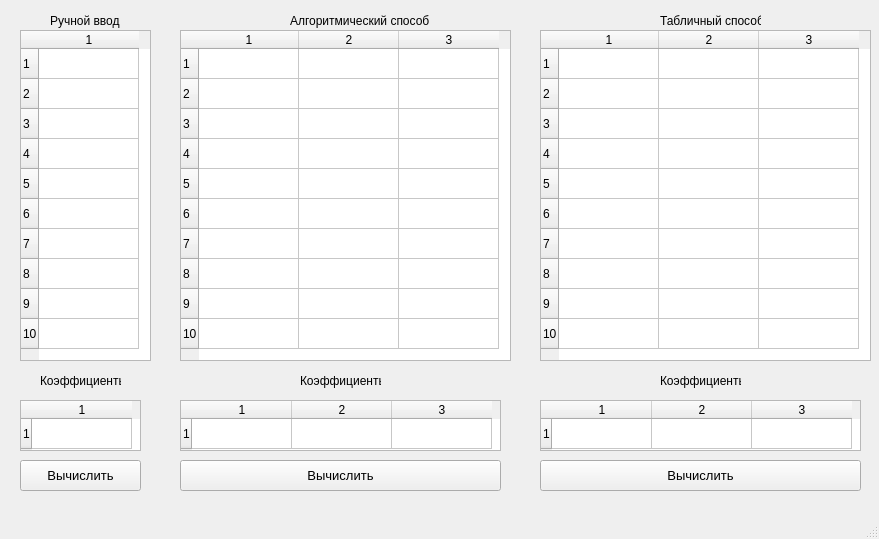
<?xml version="1.0" encoding="UTF-8"?>
<ui version="4.0">
 <class>MainWindow</class>
 <widget class="QMainWindow" name="MainWindow">
  <property name="geometry">
   <rect>
    <x>0</x>
    <y>0</y>
    <width>879</width>
    <height>539</height>
   </rect>
  </property>
  <property name="windowTitle">
   <string>Лабораторная работа #3</string>
  </property>
  <widget class="QWidget" name="centralwidget">
   <widget class="QPushButton" name="but1">
    <property name="geometry">
     <rect>
      <x>20</x>
      <y>460</y>
      <width>121</width>
      <height>31</height>
     </rect>
    </property>
    <property name="font">
     <font>
      <pointsize>10</pointsize>
     </font>
    </property>
    <property name="text">
     <string>Вычислить</string>
    </property>
   </widget>
   <widget class="QTableWidget" name="table1">
    <property name="geometry">
     <rect>
      <x>20</x>
      <y>30</y>
      <width>131</width>
      <height>331</height>
     </rect>
    </property>
    <property name="rowCount">
     <number>10</number>
    </property>
    <property name="columnCount">
     <number>1</number>
    </property>
    <row/>
    <row/>
    <row/>
    <row/>
    <row/>
    <row/>
    <row/>
    <row/>
    <row/>
    <row/>
    <column/>
   </widget>
   <widget class="QTableWidget" name="table2">
    <property name="geometry">
     <rect>
      <x>180</x>
      <y>30</y>
      <width>331</width>
      <height>331</height>
     </rect>
    </property>
    <property name="rowCount">
     <number>10</number>
    </property>
    <property name="columnCount">
     <number>3</number>
    </property>
    <row/>
    <row/>
    <row/>
    <row/>
    <row/>
    <row/>
    <row/>
    <row/>
    <row/>
    <row/>
    <column/>
    <column/>
    <column/>
   </widget>
   <widget class="QTableWidget" name="table3">
    <property name="geometry">
     <rect>
      <x>540</x>
      <y>30</y>
      <width>331</width>
      <height>331</height>
     </rect>
    </property>
    <property name="rowCount">
     <number>10</number>
    </property>
    <property name="columnCount">
     <number>3</number>
    </property>
    <row/>
    <row/>
    <row/>
    <row/>
    <row/>
    <row/>
    <row/>
    <row/>
    <row/>
    <row/>
    <column/>
    <column/>
    <column/>
   </widget>
   <widget class="QTableWidget" name="coef1">
    <property name="geometry">
     <rect>
      <x>20</x>
      <y>400</y>
      <width>121</width>
      <height>51</height>
     </rect>
    </property>
    <property name="rowCount">
     <number>1</number>
    </property>
    <property name="columnCount">
     <number>1</number>
    </property>
    <row/>
    <column/>
   </widget>
   <widget class="QPushButton" name="but2">
    <property name="geometry">
     <rect>
      <x>180</x>
      <y>460</y>
      <width>321</width>
      <height>31</height>
     </rect>
    </property>
    <property name="font">
     <font>
      <pointsize>10</pointsize>
     </font>
    </property>
    <property name="text">
     <string>Вычислить</string>
    </property>
   </widget>
   <widget class="QTableWidget" name="coef2">
    <property name="geometry">
     <rect>
      <x>180</x>
      <y>400</y>
      <width>321</width>
      <height>51</height>
     </rect>
    </property>
    <property name="rowCount">
     <number>1</number>
    </property>
    <property name="columnCount">
     <number>3</number>
    </property>
    <row/>
    <column/>
    <column/>
    <column/>
   </widget>
   <widget class="QLabel" name="label_2">
    <property name="geometry">
     <rect>
      <x>50</x>
      <y>10</y>
      <width>71</width>
      <height>21</height>
     </rect>
    </property>
    <property name="text">
     <string>Ручной ввод</string>
    </property>
   </widget>
   <widget class="QLabel" name="label_3">
    <property name="geometry">
     <rect>
      <x>290</x>
      <y>10</y>
      <width>171</width>
      <height>21</height>
     </rect>
    </property>
    <property name="text">
     <string>Алгоритмический способ</string>
    </property>
   </widget>
   <widget class="QLabel" name="label_4">
    <property name="geometry">
     <rect>
      <x>660</x>
      <y>10</y>
      <width>101</width>
      <height>21</height>
     </rect>
    </property>
    <property name="text">
     <string>Табличный способ</string>
    </property>
   </widget>
   <widget class="QLabel" name="label_5">
    <property name="geometry">
     <rect>
      <x>40</x>
      <y>370</y>
      <width>81</width>
      <height>21</height>
     </rect>
    </property>
    <property name="text">
     <string>Коэффициенты</string>
    </property>
   </widget>
   <widget class="QLabel" name="label_6">
    <property name="geometry">
     <rect>
      <x>300</x>
      <y>370</y>
      <width>81</width>
      <height>21</height>
     </rect>
    </property>
    <property name="text">
     <string>Коэффициенты</string>
    </property>
   </widget>
   <widget class="QTableWidget" name="coef3">
    <property name="geometry">
     <rect>
      <x>540</x>
      <y>400</y>
      <width>321</width>
      <height>51</height>
     </rect>
    </property>
    <property name="rowCount">
     <number>1</number>
    </property>
    <property name="columnCount">
     <number>3</number>
    </property>
    <row/>
    <column/>
    <column/>
    <column/>
   </widget>
   <widget class="QPushButton" name="but3">
    <property name="geometry">
     <rect>
      <x>540</x>
      <y>460</y>
      <width>321</width>
      <height>31</height>
     </rect>
    </property>
    <property name="font">
     <font>
      <pointsize>10</pointsize>
     </font>
    </property>
    <property name="text">
     <string>Вычислить</string>
    </property>
   </widget>
   <widget class="QLabel" name="label_7">
    <property name="geometry">
     <rect>
      <x>660</x>
      <y>370</y>
      <width>81</width>
      <height>21</height>
     </rect>
    </property>
    <property name="text">
     <string>Коэффициенты</string>
    </property>
   </widget>
  </widget>
  <widget class="QMenuBar" name="menubar">
   <property name="geometry">
    <rect>
     <x>0</x>
     <y>0</y>
     <width>879</width>
     <height>20</height>
    </rect>
   </property>
  </widget>
  <widget class="QStatusBar" name="statusbar"/>
 </widget>
 <resources/>
 <connections/>
</ui>
